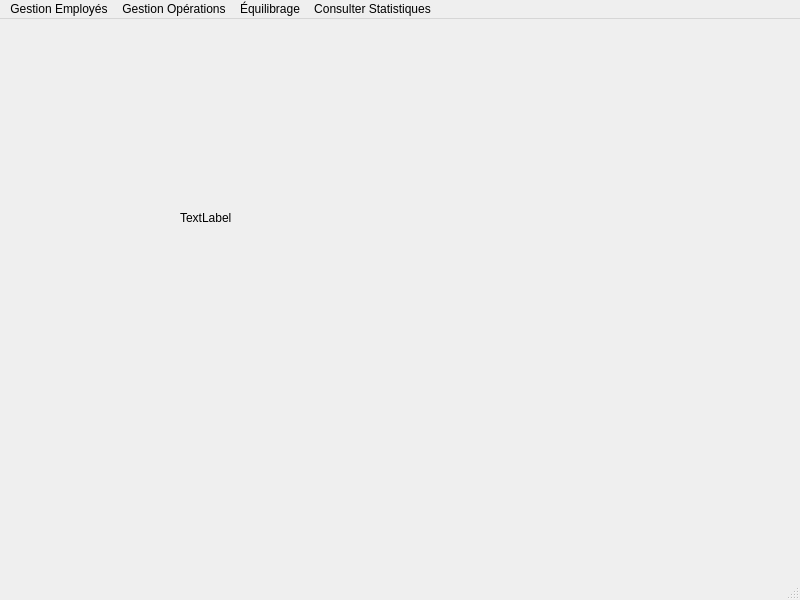
<?xml version="1.0" encoding="UTF-8"?>
<ui version="4.0">
 <class>MainWindow</class>
 <widget class="QMainWindow" name="MainWindow">
  <property name="geometry">
   <rect>
    <x>0</x>
    <y>0</y>
    <width>800</width>
    <height>600</height>
   </rect>
  </property>
  <property name="windowTitle">
   <string>MainWindow</string>
  </property>
  <widget class="QWidget" name="centralwidget">
   <widget class="QStackedWidget" name="stackedWidget">
    <property name="geometry">
     <rect>
      <x>-20</x>
      <y>0</y>
      <width>801</width>
      <height>541</height>
     </rect>
    </property>
    <property name="currentIndex">
     <number>0</number>
    </property>
    <widget class="QWidget" name="welcome">
     <widget class="QLabel" name="label_2">
      <property name="geometry">
       <rect>
        <x>200</x>
        <y>190</y>
        <width>66</width>
        <height>17</height>
       </rect>
      </property>
      <property name="text">
       <string>TextLabel</string>
      </property>
     </widget>
    </widget>
    <widget class="QWidget" name="liste_emp">
     <widget class="QLabel" name="labelrecherche_3">
      <property name="geometry">
       <rect>
        <x>20</x>
        <y>60</y>
        <width>111</width>
        <height>17</height>
       </rect>
      </property>
      <property name="text">
       <string>Rechercher par:</string>
      </property>
     </widget>
     <widget class="QWidget" name="layoutWidget_5">
      <property name="geometry">
       <rect>
        <x>50</x>
        <y>100</y>
        <width>623</width>
        <height>29</height>
       </rect>
      </property>
      <layout class="QHBoxLayout" name="horizontalLayout_9">
       <item>
        <widget class="QLabel" name="labelmatricule_5">
         <property name="text">
          <string>Matricule:</string>
         </property>
        </widget>
       </item>
       <item>
        <widget class="QLineEdit" name="matricule_5"/>
       </item>
       <item>
        <widget class="QLabel" name="labelcin_5">
         <property name="text">
          <string>CIN :</string>
         </property>
        </widget>
       </item>
       <item>
        <widget class="QLineEdit" name="cin_5"/>
       </item>
       <item>
        <widget class="QLabel" name="labelnaissance_5">
         <property name="text">
          <string>Date Naissance:</string>
         </property>
        </widget>
       </item>
       <item>
        <widget class="QLineEdit" name="naissance_5"/>
       </item>
      </layout>
     </widget>
     <widget class="QWidget" name="layoutWidget_6">
      <property name="geometry">
       <rect>
        <x>50</x>
        <y>150</y>
        <width>627</width>
        <height>29</height>
       </rect>
      </property>
      <layout class="QHBoxLayout" name="horizontalLayout_10">
       <item>
        <widget class="QLabel" name="labelnom_5">
         <property name="text">
          <string>Nom :</string>
         </property>
        </widget>
       </item>
       <item>
        <widget class="QLineEdit" name="nom_5"/>
       </item>
       <item>
        <widget class="QLabel" name="labelprenom_5">
         <property name="text">
          <string>Prénom :</string>
         </property>
        </widget>
       </item>
       <item>
        <widget class="QLineEdit" name="prenom_5"/>
       </item>
       <item>
        <widget class="QLabel" name="labelembauche_5">
         <property name="text">
          <string>Date Embauche:</string>
         </property>
        </widget>
       </item>
       <item>
        <widget class="QLineEdit" name="embauche_5"/>
       </item>
      </layout>
     </widget>
     <widget class="QTableWidget" name="tableWidget_3">
      <property name="geometry">
       <rect>
        <x>40</x>
        <y>210</y>
        <width>671</width>
        <height>192</height>
       </rect>
      </property>
      <property name="maximumSize">
       <size>
        <width>681</width>
        <height>192</height>
       </size>
      </property>
      <property name="alternatingRowColors">
       <bool>true</bool>
      </property>
      <attribute name="horizontalHeaderMinimumSectionSize">
       <number>70</number>
      </attribute>
      <row>
       <property name="text">
        <string/>
       </property>
      </row>
      <row>
       <property name="text">
        <string/>
       </property>
      </row>
      <row>
       <property name="text">
        <string/>
       </property>
      </row>
      <row>
       <property name="text">
        <string/>
       </property>
      </row>
      <column>
       <property name="text">
        <string>Matricule</string>
       </property>
      </column>
      <column>
       <property name="text">
        <string>CIN</string>
       </property>
      </column>
      <column>
       <property name="text">
        <string>Nom</string>
       </property>
      </column>
      <column>
       <property name="text">
        <string>Prénom</string>
       </property>
      </column>
      <column>
       <property name="text">
        <string>Date Naissance</string>
       </property>
      </column>
      <column>
       <property name="text">
        <string>Date d'Embauche</string>
       </property>
      </column>
     </widget>
     <widget class="QPushButton" name="Modifier_3">
      <property name="geometry">
       <rect>
        <x>580</x>
        <y>440</y>
        <width>98</width>
        <height>27</height>
       </rect>
      </property>
      <property name="text">
       <string>Modifier</string>
      </property>
     </widget>
     <widget class="QPushButton" name="ajouter_3">
      <property name="geometry">
       <rect>
        <x>100</x>
        <y>440</y>
        <width>98</width>
        <height>27</height>
       </rect>
      </property>
      <property name="text">
       <string>Ajouter</string>
      </property>
     </widget>
     <widget class="QPushButton" name="supprimer_3">
      <property name="geometry">
       <rect>
        <x>420</x>
        <y>440</y>
        <width>98</width>
        <height>27</height>
       </rect>
      </property>
      <property name="text">
       <string>Supprimer</string>
      </property>
     </widget>
     <widget class="QPushButton" name="importer_3">
      <property name="geometry">
       <rect>
        <x>260</x>
        <y>440</y>
        <width>98</width>
        <height>27</height>
       </rect>
      </property>
      <property name="text">
       <string>Importer</string>
      </property>
     </widget>
    </widget>
    <widget class="QWidget" name="ajouter_emp">
     <widget class="QWidget" name="horizontalLayoutWidget">
      <property name="geometry">
       <rect>
        <x>130</x>
        <y>70</y>
        <width>301</width>
        <height>31</height>
       </rect>
      </property>
      <layout class="QHBoxLayout" name="horizontalLayout">
       <item>
        <widget class="QLabel" name="matricule">
         <property name="text">
          <string>Matricule</string>
         </property>
        </widget>
       </item>
       <item>
        <spacer name="horizontalSpacer">
         <property name="orientation">
          <enum>Qt::Horizontal</enum>
         </property>
         <property name="sizeHint" stdset="0">
          <size>
           <width>40</width>
           <height>20</height>
          </size>
         </property>
        </spacer>
       </item>
       <item>
        <widget class="QLineEdit" name="line_mat"/>
       </item>
      </layout>
     </widget>
     <widget class="QWidget" name="horizontalLayoutWidget_2">
      <property name="geometry">
       <rect>
        <x>130</x>
        <y>110</y>
        <width>301</width>
        <height>31</height>
       </rect>
      </property>
      <layout class="QHBoxLayout" name="horizontalLayout_2">
       <item>
        <widget class="QLabel" name="cin">
         <property name="text">
          <string>CIN</string>
         </property>
        </widget>
       </item>
       <item>
        <spacer name="horizontalSpacer_2">
         <property name="orientation">
          <enum>Qt::Horizontal</enum>
         </property>
         <property name="sizeHint" stdset="0">
          <size>
           <width>40</width>
           <height>20</height>
          </size>
         </property>
        </spacer>
       </item>
       <item>
        <widget class="QLineEdit" name="line_cin"/>
       </item>
      </layout>
     </widget>
     <widget class="QWidget" name="horizontalLayoutWidget_3">
      <property name="geometry">
       <rect>
        <x>130</x>
        <y>150</y>
        <width>301</width>
        <height>31</height>
       </rect>
      </property>
      <layout class="QHBoxLayout" name="horizontalLayout_3">
       <item>
        <widget class="QLabel" name="nom">
         <property name="text">
          <string>Nom</string>
         </property>
        </widget>
       </item>
       <item>
        <spacer name="horizontalSpacer_3">
         <property name="orientation">
          <enum>Qt::Horizontal</enum>
         </property>
         <property name="sizeHint" stdset="0">
          <size>
           <width>40</width>
           <height>20</height>
          </size>
         </property>
        </spacer>
       </item>
       <item>
        <widget class="QLineEdit" name="line_nom"/>
       </item>
      </layout>
     </widget>
     <widget class="QPushButton" name="pushButton">
      <property name="geometry">
       <rect>
        <x>210</x>
        <y>410</y>
        <width>98</width>
        <height>27</height>
       </rect>
      </property>
      <property name="text">
       <string>Ajouter</string>
      </property>
     </widget>
     <widget class="QPushButton" name="annuler">
      <property name="geometry">
       <rect>
        <x>430</x>
        <y>410</y>
        <width>98</width>
        <height>27</height>
       </rect>
      </property>
      <property name="text">
       <string>Annuler</string>
      </property>
     </widget>
     <widget class="QWidget" name="horizontalLayoutWidget_4">
      <property name="geometry">
       <rect>
        <x>130</x>
        <y>190</y>
        <width>301</width>
        <height>31</height>
       </rect>
      </property>
      <layout class="QHBoxLayout" name="horizontalLayout_4">
       <item>
        <widget class="QLabel" name="prenom">
         <property name="text">
          <string>Prénom</string>
         </property>
        </widget>
       </item>
       <item>
        <spacer name="horizontalSpacer_4">
         <property name="orientation">
          <enum>Qt::Horizontal</enum>
         </property>
         <property name="sizeHint" stdset="0">
          <size>
           <width>40</width>
           <height>20</height>
          </size>
         </property>
        </spacer>
       </item>
       <item>
        <widget class="QLineEdit" name="line_prenom"/>
       </item>
      </layout>
     </widget>
     <widget class="QWidget" name="horizontalLayoutWidget_5">
      <property name="geometry">
       <rect>
        <x>130</x>
        <y>230</y>
        <width>301</width>
        <height>31</height>
       </rect>
      </property>
      <layout class="QHBoxLayout" name="horizontalLayout_5">
       <item>
        <widget class="QLabel" name="naiss">
         <property name="text">
          <string>Date Naissance</string>
         </property>
        </widget>
       </item>
       <item>
        <spacer name="horizontalSpacer_5">
         <property name="orientation">
          <enum>Qt::Horizontal</enum>
         </property>
         <property name="sizeHint" stdset="0">
          <size>
           <width>40</width>
           <height>20</height>
          </size>
         </property>
        </spacer>
       </item>
       <item>
        <widget class="QLineEdit" name="line_naiss"/>
       </item>
      </layout>
     </widget>
     <widget class="QWidget" name="horizontalLayoutWidget_6">
      <property name="geometry">
       <rect>
        <x>130</x>
        <y>270</y>
        <width>301</width>
        <height>31</height>
       </rect>
      </property>
      <layout class="QHBoxLayout" name="horizontalLayout_6">
       <item>
        <widget class="QLabel" name="date_emb">
         <property name="text">
          <string>Date Embauche</string>
         </property>
        </widget>
       </item>
       <item>
        <spacer name="horizontalSpacer_6">
         <property name="orientation">
          <enum>Qt::Horizontal</enum>
         </property>
         <property name="sizeHint" stdset="0">
          <size>
           <width>40</width>
           <height>20</height>
          </size>
         </property>
        </spacer>
       </item>
       <item>
        <widget class="QLineEdit" name="line_emb"/>
       </item>
      </layout>
     </widget>
     <widget class="QWidget" name="horizontalLayoutWidget_7">
      <property name="geometry">
       <rect>
        <x>130</x>
        <y>310</y>
        <width>301</width>
        <height>31</height>
       </rect>
      </property>
      <layout class="QHBoxLayout" name="horizontalLayout_7">
       <item>
        <widget class="QLabel" name="label">
         <property name="text">
          <string>Photo</string>
         </property>
        </widget>
       </item>
       <item>
        <spacer name="horizontalSpacer_7">
         <property name="orientation">
          <enum>Qt::Horizontal</enum>
         </property>
         <property name="sizeHint" stdset="0">
          <size>
           <width>40</width>
           <height>20</height>
          </size>
         </property>
        </spacer>
       </item>
       <item>
        <widget class="QLineEdit" name="lineEdit_7"/>
       </item>
      </layout>
     </widget>
    </widget>
   </widget>
  </widget>
  <widget class="QMenuBar" name="menubar">
   <property name="geometry">
    <rect>
     <x>0</x>
     <y>0</y>
     <width>800</width>
     <height>25</height>
    </rect>
   </property>
   <widget class="QMenu" name="menuGestion_Employes">
    <property name="title">
     <string>Gestion Employés</string>
    </property>
    <addaction name="Liste_Employes"/>
    <addaction name="Competences"/>
   </widget>
   <widget class="QMenu" name="menuGestion_Operations">
    <property name="title">
     <string>Gestion Opérations</string>
    </property>
    <addaction name="actionDetails_Gamme"/>
    <addaction name="actionDetails_Operation"/>
   </widget>
   <widget class="QMenu" name="menu_quilibrage">
    <property name="title">
     <string>Équilibrage</string>
    </property>
    <addaction name="actionDetail_equilibrage"/>
    <addaction name="actionListe_equilibrage"/>
   </widget>
   <widget class="QMenu" name="menuStatistiqus">
    <property name="title">
     <string>Consulter Statistiques</string>
    </property>
   </widget>
   <addaction name="menuGestion_Employes"/>
   <addaction name="menuGestion_Operations"/>
   <addaction name="menu_quilibrage"/>
   <addaction name="menuStatistiqus"/>
  </widget>
  <widget class="QStatusBar" name="statusbar"/>
  <action name="Liste_Employes">
   <property name="text">
    <string>Liste Employés</string>
   </property>
   <property name="iconVisibleInMenu">
    <bool>false</bool>
   </property>
  </action>
  <action name="Competences">
   <property name="text">
    <string>Compétences</string>
   </property>
  </action>
  <action name="actionDetails_Gamme">
   <property name="text">
    <string>Détails Gamme</string>
   </property>
  </action>
  <action name="actionDetails_Operation">
   <property name="text">
    <string>Détails Opération</string>
   </property>
  </action>
  <action name="actionDetail_equilibrage">
   <property name="text">
    <string>Créer Équilibrage</string>
   </property>
  </action>
  <action name="actionListe_equilibrage">
   <property name="text">
    <string>Liste Équilibrage</string>
   </property>
  </action>
 </widget>
 <resources/>
 <connections/>
</ui>
